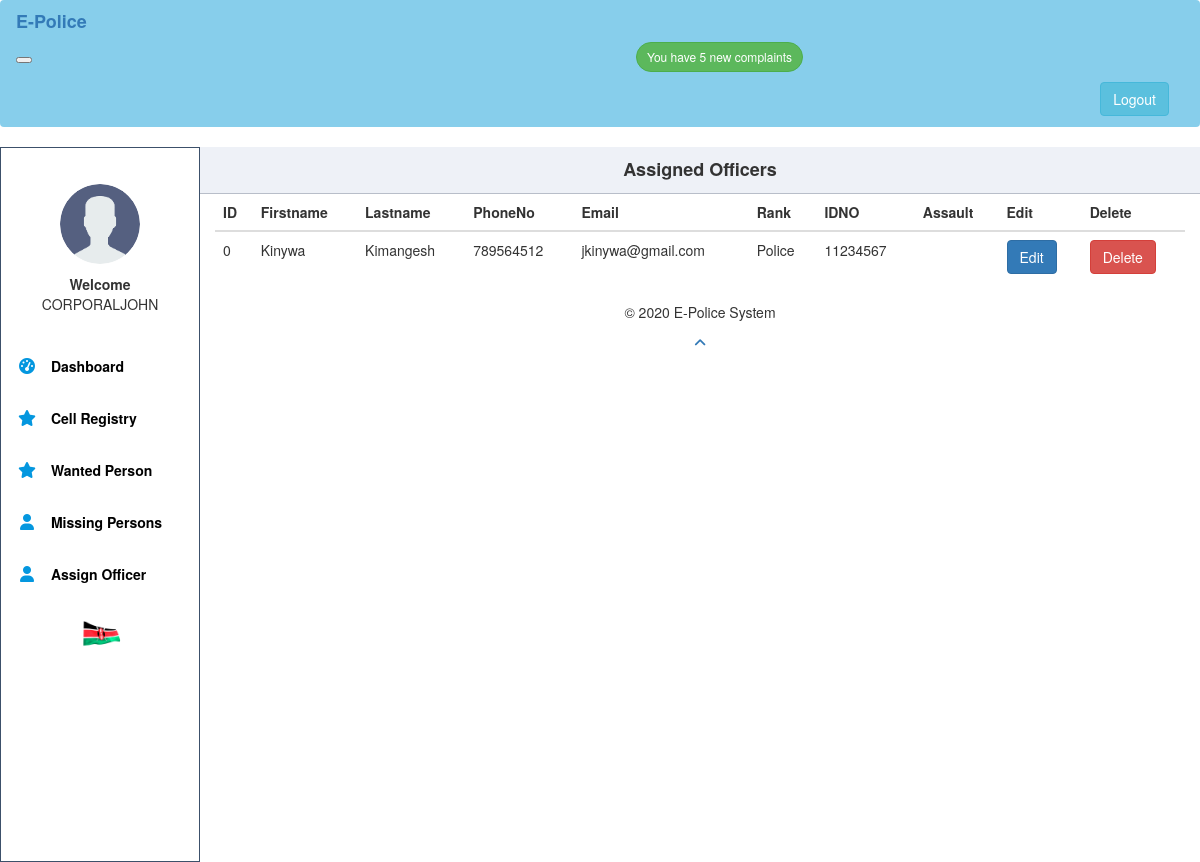
The app's page /policeviewassignedofficer.php (signed in) with its own data.
### tables this page shows
CREATE TABLE `assignofficer` (
  `ID` int(100) NOT NULL,
  `firstname` varchar(255) NOT NULL,
  `lastname` varchar(255) NOT NULL,
  `phoneno` int(100) NOT NULL,
  `email` varchar(255) NOT NULL,
  `idno` int(100) NOT NULL,
  `assault` varchar(255) NOT NULL,
  `rank` varchar(255) NOT NULL
);

### policeviewassignedofficer.php (the view, shortened to what this page needs)
 <?php
 require('includes/config.php');
 include('includes/header.php');
?>
<!DOCTYPE html>
<html>
<head>
    <link href="lib/css/bootstrap.min.css" rel="stylesheet" id="bootstrap-css">
</head>
<body>
<div class="main-content"style="background-color:#fff;">
 <div class="title">
<center>Assigned Officers</center>
  </div>
<div class="col-md-12">
<table class="table " >
                  <thead >
<tr>
 <th scope='col'>ID</th>
      <th scope='col'>Firstname</th>
      <th scope='col'>Lastname</th>
      <th scope='col'>PhoneNo</th>
      <th scope='col'>Email</th>
      <th scope='col'>Rank</th>
      <th scope='col'>IDNO</th>
      <th scope='col'>Assault</th>
      <th scope="col">Edit</th>
  <th scope="col">Delete</th>
</tr>
<?php
$sql = "SELECT * FROM assignofficer";
$result = mysqli_query($conn, $sql);
if (mysqli_num_rows($result) > 0) {
    while($row = mysqli_fetch_assoc($result)) {
?>
  <tr>
    <td> <?php echo $row["ID"];?></td>
    <td> <?php echo $row["firstname"];?></td>
    <td> <?php echo $row["lastname"];?></td>
    <td> <?php echo $row["phoneno"];?></td>
    <td> <?php echo $row["email"];?></td>
    <td> <?php echo $row["rank"];?></td>
    <td> <?php echo $row["idno"];?></td>
    <td> <?php echo $row["assault"];?></td>
    <td>
        <a href="policeeditassignedofficer.php?edit=<?php echo $row['ID']; ?>"  onclick="return confirm('Do you really want to edit Officers details')" class="btn btn-primary a-btn-slide-text" >Edit</a>
      </td>
      <td>
        <a href="policeviewassignedofficer.php?delete=<?php echo $row['ID']; ?>" onclick="return confirm('Do you really want to delete this Officers')"class="btn btn-danger">Delete</a>
      </td>
</tr>
<?php
    }
} else {
    echo "0 results";
}
?>
                </table>
  </div>
</body>
</html>
 <?php
  include('includes/footer.php');
 ?>

### css/style.css (style rules this page uses)
body { background-color: #fff; }
.main-content { margin-top: 0; padding: 0; }
.main-content .title { background-color: #eef1f7; border-bottom: 1px solid #b8bec9; padding: 10px 20px; font-weight: 700; color: #333; font-size: 18px; }
@media screen and (min-width: 600px) { .main-content { margin-left: 70px; } }
@media screen and (min-width: 800px) { .main-content { margin-left: 200px; } }

### records on screen
assignofficer: ID "0", firstname "Kinywa", lastname "Kimangesh", phoneno "789564512", email "jkinywa@gmail.com", rank "Police", idno "11234567"

### other values on screen
$resultCheck "5"
$_SESSION['username'] "CORPORALJOHN"
